Frame 1 (no input): blank canvas, image omitted
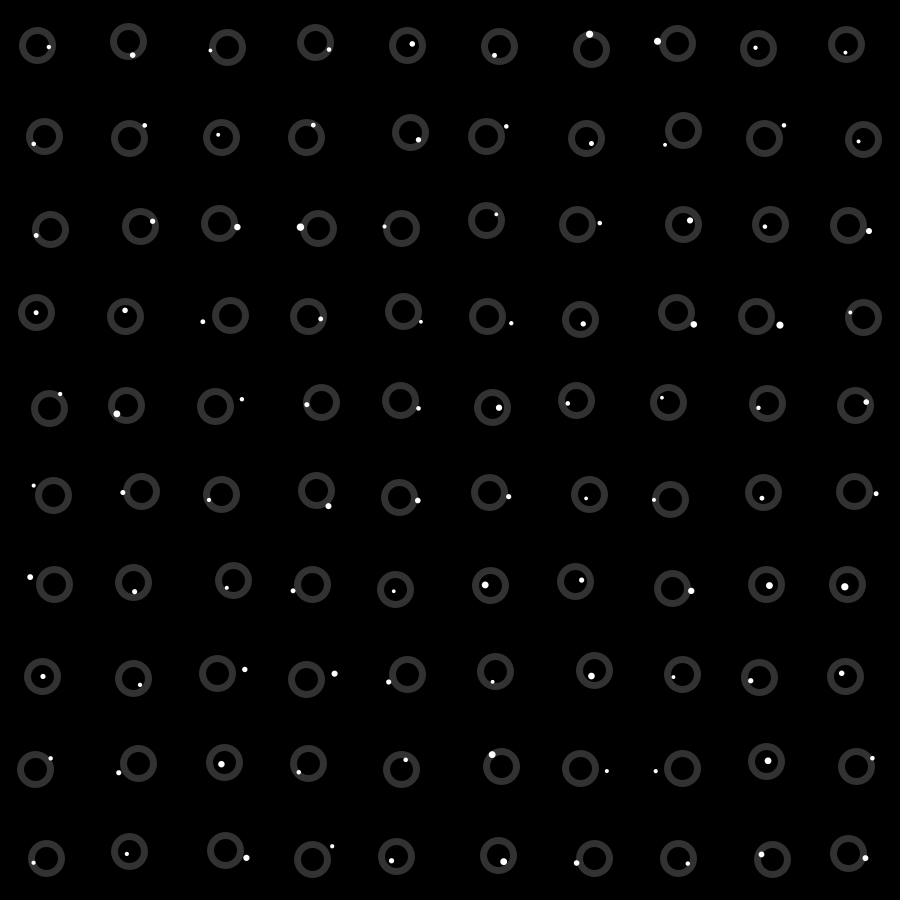
Frame 2 (the mouse pressed at the canvas centre, redrawn once)

The Processing sketch that drew this single still picture (run headless with seeded random() and noise(); the mouse was pressed at the canvas centre and the sketch redrawn once):

// Processing sketch: GenerativeDesign07_GridCircles
// ── GenerativeDesign07_GridCircles.pde
int tileCount = 10;
boolean hideGrid = false;

void setup () {
  size(900, 900);
  smooth();

  frameRate(15);

  println("Click anywhere to start");
  println("Y mouse axis controls shape's ratio and stroke weight");
  println("X mouse axis controls shape's random position");
  println("Space bar or click to re draw");
  println("B to hide grid");
}

float shiftPos (int ratio) {
  return random(-mouseX, mouseX) / ratio;
}

void draw () {
  background(0);
  translate((width / tileCount) / 2, (height / tileCount) / 2);

  for (int y = 0; y < tileCount; y++) {
    for (int x = 0; x < tileCount; x++) {

      int posX = width / tileCount * x;
      int posY = height / tileCount * y;

      float shiftX = shiftPos((int) mouseX / tileCount);
      float shiftY = shiftPos((int) mouseX / tileCount * 2);

      strokeWeight((mouseY + 10) / 60);

      noFill();
      stroke(255, 50);
      circle(posX + shiftX, posY + shiftY, mouseY / 15);

      fill(255);
      noStroke();
      shiftX = shiftPos(20);
      shiftY = shiftPos(40);
      circle(posX + shiftX, posY + shiftY, mouseY / 15 / random(4, 8));

      if (hideGrid && y <= tileCount - 2 && x <= tileCount - 2) {
        noFill();
        stroke(255, 50);
        strokeWeight(0.5);
        rect(posX, posY, width/tileCount, width/tileCount);
      }
    }
  }

  noLoop();
}

void mouseReleased () {
  redraw();
}

void keyReleased () {
  if (key == ' ') {
    redraw();
  }
  else if (key == 'b' || key == 'B') {
    hideGrid = !hideGrid;
    redraw();
  }
}
